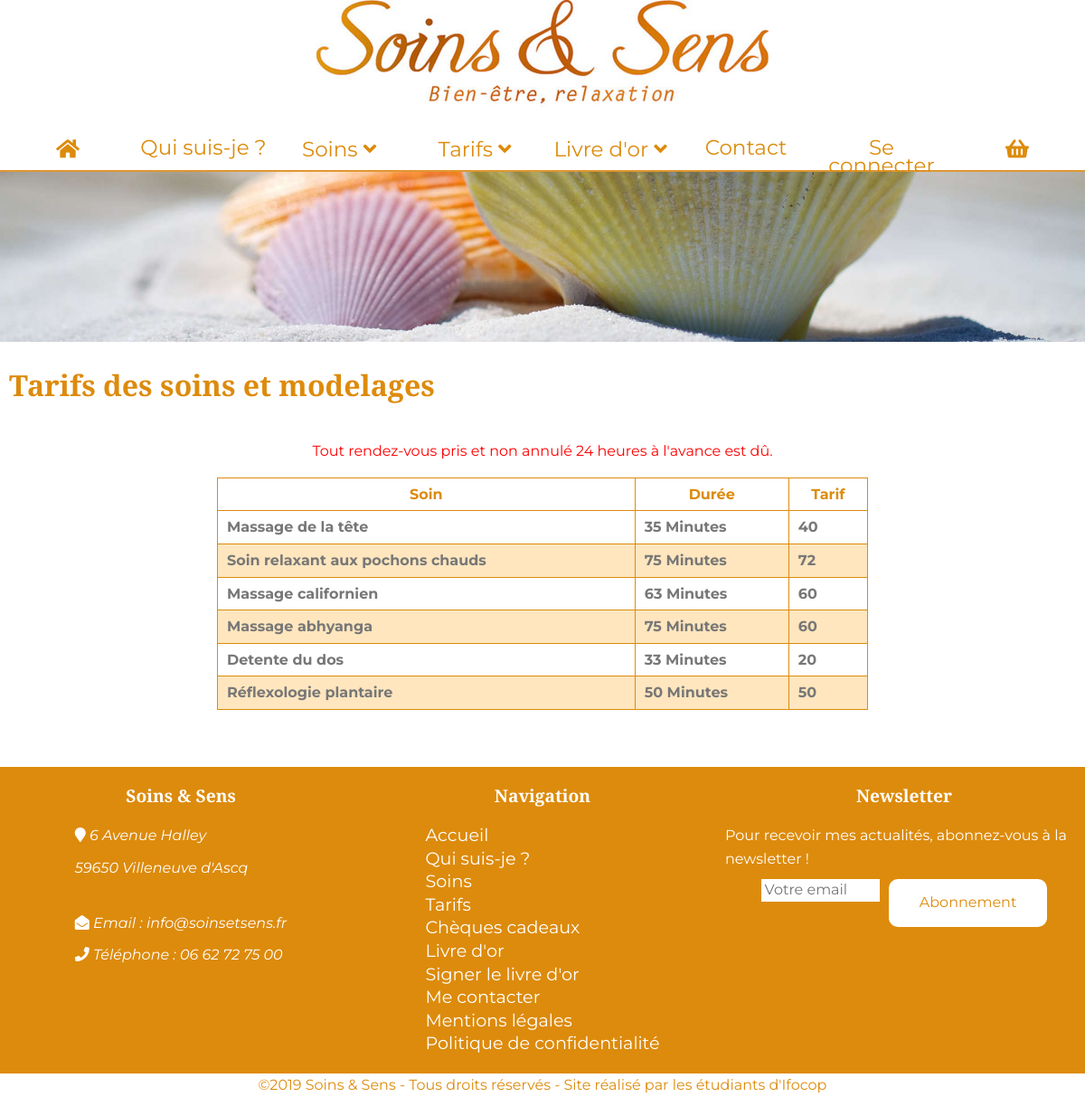
The page /tarifs.php on the database its author committed.
### tables this page shows
CREATE TABLE `Soins` (
  `ID` int(10) UNSIGNED NOT NULL,
  `Nom` varchar(200) NOT NULL,
  `Description` text NOT NULL,
  `Photo` varchar(255) NOT NULL,
  `Prix` decimal(10,0) NOT NULL,
  `id_cat` int(11) NOT NULL,
  `Durée` int(11) NOT NULL,
  `Publié` tinyint(1) NOT NULL,
  `Nouveau` tinyint(1) NOT NULL,
  `Promu` tinyint(1) NOT NULL,
  `photo_mobile` varchar(250) DEFAULT NULL,
  `photo_tablette` varchar(250) DEFAULT NULL
);

### tarifs.php (called while the page is built, shortened)
<?php
include "bdd.php";
$query= $bdd -> prepare("SELECT Nom, Prix, Durée  FROM Soins ");
$query ->execute(array());
$tarifs_soins = $query ->fetchAll();
include 'templates/tarifs.phtml';

### templates/tarifs.phtml (the view)
<?php include 'header.php'; ?>
                    <main>
                        <section>
                            <h1>Tarifs des soins et modelages</h1>
                            <div class="tableau">
                                <p class='red'>Tout rendez-vous pris et non annulé 24 heures à l'avance est dû.</p>
                                <table>
                                    <thead>
                                        <tr class="premiereColonne">
                                            <th>Soin</th>
                                            <th>Durée</th>
                                            <th>Tarif</th>
                                        </tr>
                                    </thead>
                                    <tbody>
                                        <?php foreach($tarifs_soins as $key => $tarifs) :?>
                                        <tr class=<?php if($key%2 == 0): echo "";else: echo"paire"; endif;?> >
                                            <td><?= $tarifs['Nom']?></td>
                                            <td><?= $tarifs['Prix']?> Minutes</td>
                                            <td><?= $tarifs['Durée']?></td>
                                        </tr>
                                    </tbody>
                                       <?php endforeach; ?>
                                </table>
                            </div>
                        </section>
                    </main>
        <?php include 'footer.php'; ?>

### style.css (style rules this page uses)
body { font-family: 'Montserrat', sans-serif; color: #777; background-color: #FFF; font-size: 1em; line-height: 1.6em; margin:0; }
h1, h2, h3 { font-family: 'Bree Serif', serif; color: #DD8B0C; font-weight: bold; }
h1 { font-size: 2.8em; line-height: 1.4em; font-weight: bold; }
main { min-height: 420px; }
main section { max-width: 1200px; margin-bottom:40px; margin: 0 auto; }
main p, h1,h2,h3 { padding-left: 10px; padding-right: 10px; }
.red { color: red !important; }
table { border-collapse: collapse; margin-bottom: 30px; border : 1px solid #DD8B0C; }
th, td,tr { border : 1px solid #DD8B0C; font-weight: bold; padding: 5px 10px; }
td, tr { font-weight: bold; }
th { color: #DD8B0C; }
.paire { background-color: #FFE6BE; opacity: 1; }
.premiereColonne { width: 60%; }
@media screen and (min-width:768px) { table { width: 60%; } }
@media screen and (min-width:768px) { .tableau { display: flex; flex-direction: column; align-items: center; } }

### rows shown on the page
soins: Nom "Massage de la tête", Prix "35", Durée "40"
soins: Nom "Soin relaxant aux pochons chauds", Prix "75", Durée "72"
soins: Nom "Massage californien", Prix "63", Durée "60"
soins: Nom "Massage abhyanga", Prix "75", Durée "60"
soins: Nom "Detente du dos", Prix "33", Durée "20"
soins: Nom "Réflexologie plantaire", Prix "50", Durée "50"
